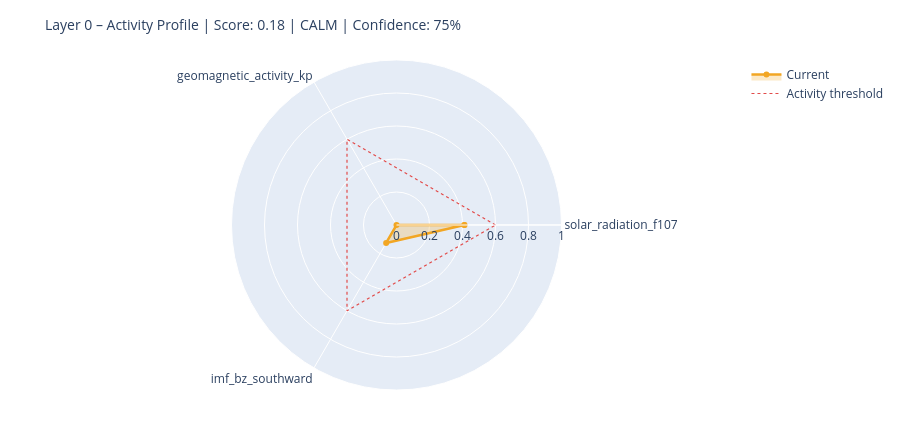

This figure's notebook cell:
### Markdown cell above
---
## 6. State Assessment & Handoff to Layer 1

### Code cell
# ============================================================
# STEP 1 – Collect raw values with source modes
# Mode: 'primary' | 'fallback_3h' | 'last_valid' | 'missing'
# ============================================================

def safe_last(df, col):
    if df is None or col not in df.columns: return None
    s = df[col].dropna()
    return float(s.iloc[-1]) if not s.empty else None

f107_now = safe_last(df_f107, 'f10.7')
bz_now   = safe_last(df_mag,  'bz_gsm')
kp_now   = safe_last(df_kp,   'kp')
sw_now   = safe_last(df_sw,   'speed')

source_modes = {
    'F10.7':    'primary'  if f107_now is not None else 'missing',
    'Kp':       'primary'  if kp_now   is not None else 'missing',
    'IMF_Bz':   'primary'  if bz_now   is not None else 'missing',
    'SW_speed': 'primary'  if sw_now   is not None else 'missing',
}

# Kp Fallback – 3h endpoint
if kp_now is None:
    try:
        r = requests.get(
            'https://services.swpc.noaa.gov/json/noaa-planetary-k-index.json',
            timeout=10)
        r.raise_for_status()
        fb = pd.DataFrame(r.json())
        tc = next((c for c in fb.columns if 'time' in c.lower()), fb.columns[0])
        kc = next((c for c in fb.columns if 'kp' in c.lower() and c != tc), None)
        if kc:
            fb[kc] = fb[kc].astype(str).str.extract(r'([0-9]+(?:\.[0-9]*)?)')[0]
            fb[kc] = pd.to_numeric(fb[kc], errors='coerce')
            fb = fb[fb[kc] >= 0].dropna(subset=[kc])
            if not fb.empty:
                kp_now = float(fb[kc].iloc[-1])
                source_modes['Kp'] = 'fallback_3h'
                print(f'  Kp fallback (3h): {kp_now:.1f}')
    except Exception as e:
        print(f'  Kp fallback failed: {e}')

# Solar Wind Fallback – last valid value
if sw_now is None and df_sw is not None and 'speed' in df_sw.columns:
    s = df_sw['speed'].dropna()
    if not s.empty:
        sw_now = float(s.iloc[-1])
        source_modes['SW_speed'] = 'last_valid'
        print(f'  SW fallback (last_valid): {sw_now:.0f} km/s')

print()
print('Source modes:', source_modes)

# ============================================================
# STEP 2 – Score from available components only
# ============================================================

def norm(v, lo, hi):
    if v is None: return None
    return max(0.0, min(1.0, (v - lo) / (hi - lo)))

COMPONENTS = {
    'solar_radiation_f107':    (f107_now, norm(f107_now, 60, 250)),
    'geomagnetic_activity_kp': (kp_now,   norm(kp_now,   0,   9)),
    'imf_bz_southward':        (bz_now,   norm(-(bz_now or 0) if bz_now else None, -5, 30)
                                           if bz_now is not None else None),
    'solar_wind_speed':        (sw_now,   norm(sw_now, 300, 800)),
}

available   = {k: v[1] for k, v in COMPONENTS.items() if v[1] is not None}
unavailable = [k for k, v in COMPONENTS.items() if v[1] is None]

layer0_score = round(sum(available.values()) / len(available), 4) if available else None
confidence   = round(len(available) / len(COMPONENTS), 2)

level = ('unknown'  if layer0_score is None
         else 'calm'     if layer0_score < 0.3
         else 'moderate' if layer0_score < 0.6
         else 'active')

# ============================================================
# STEP 3 – Dominant Driver
# ============================================================

def dominant_driver(kp, f107, bz, sw):
    candidates = []
    if kp   is not None and kp   >= 4:   candidates.append(('geomagnetic',    kp / 9))
    if sw   is not None and sw   >= 500:  candidates.append(('solar_wind',     sw / 800))
    if bz   is not None and bz   <= -5:   candidates.append(('imf_southward',  abs(bz) / 30))
    if f107 is not None and f107 >= 150:  candidates.append(('solar_radiation',f107 / 250))
    return max(candidates, key=lambda x: x[1])[0] if candidates else 'none'

driver = dominant_driver(kp_now, f107_now, bz_now, sw_now)

# ============================================================
# STEP 4 – Downstream expectations
# ============================================================

def downstream_expectation(driver, score, kp, bz, f107):
    exp = {
        'magnetosphere':        'calm',
        'ionosphere':           'calm',
        'schumann_resonance':   'unchanged',
        'lithosphere_currents': 'low',
    }
    if driver == 'geomagnetic' or (kp and kp >= 5):
        exp['magnetosphere']        = 'compressed / storm'
        exp['ionosphere']           = 'elevated disturbance (TEC variability)'
        exp['schumann_resonance']   = 'elevated amplitude possible'
        exp['lithosphere_currents'] = 'elevated induction currents'
    elif driver == 'imf_southward' or (bz and bz <= -5):
        exp['magnetosphere']        = 'energy coupling active'
        exp['ionosphere']           = 'elevated electron density possible'
        exp['schumann_resonance']   = 'slight modulation possible'
    elif driver == 'solar_radiation' or (f107 and f107 >= 150):
        exp['ionosphere']           = 'elevated ionization (F-layer)'
        exp['schumann_resonance']   = 'slightly elevated background activity'
    return exp

downstream = downstream_expectation(driver, layer0_score, kp_now, bz_now, f107_now)

# ============================================================
# CONSOLE OUTPUT
# ============================================================

W = 58
print('=' * W)
print('LAYER 0 – STATE ASSESSMENT')
print('=' * W)
for name, (raw_v, score_v) in COMPONENTS.items():
    if score_v is not None:
        bar = '█' * int(score_v * 20) + '░' * (20 - int(score_v * 20))
        print(f'  {name:<35}  {bar}  {score_v:.2f}')
    else:
        print(f'  {name:<35}  {"─" * 20}  n/a')
print('-' * W)
print(f'  Score ({len(available)}/{len(COMPONENTS)} components):  {layer0_score:.3f}')
print(f'  Confidence:         {confidence:.0%}')
print(f'  Level:              {level.upper()}')
print(f'  Dominant Driver:    {driver}')

# Radar chart
cats = list(available.keys())
vals = list(available.values())
if len(cats) >= 3:
    fig = go.Figure()
    fig.add_trace(go.Scatterpolar(
        r=vals + [vals[0]], theta=cats + [cats[0]],
        fill='toself', fillcolor='rgba(242,166,35,0.25)',
        line=dict(color='#F2A623', width=2.5), name='Current'
    ))
    fig.add_trace(go.Scatterpolar(
        r=[0.6] * (len(cats) + 1), theta=cats + [cats[0]],
        line=dict(color='#E24B4A', dash='dot', width=1.2),
        mode='lines', name='Activity threshold'
    ))
    fig.update_layout(
        title=dict(text=f'Layer 0 – Activity Profile | Score: {layer0_score:.2f} | {level.upper()} | Confidence: {confidence:.0%}',
                   font=dict(size=14)),
        polar=dict(radialaxis=dict(visible=True, range=[0, 1])),
        height=430, showlegend=True,
        margin=dict(l=60, r=60, t=60, b=40)
    )
    fig.show()

### Figure 1 — Plotly figure (JSON) as saved in the notebook; plotly's stock layout.template omitted (floating-point values rounded to 4 significant figures)
{"data": [{"fill": "toself", "fillcolor": "rgba(242,166,35,0.25)", "line": {"color": "#F2A623", "width": 2.5}, "name": "Current", "r": [0.4116, 0.0, 0.1254, 0.4116], "theta": ["solar_radiation_f107", "geomagnetic_activity_kp", "imf_bz_southward", "solar_radiation_f107"], "type": "scatterpolar"}, {"line": {"color": "#E24B4A", "dash": "dot", "width": 1.2}, "mode": "lines", "name": "Activity threshold", "r": [0.6, 0.6, 0.6, 0.6], "theta": ["solar_radiation_f107", "geomagnetic_activity_kp", "imf_bz_southward", "solar_radiation_f107"], "type": "scatterpolar"}], "layout": {"height": 430, "margin": {"b": 40, "l": 60, "r": 60, "t": 60}, "polar": {"radialaxis": {"range": [0, 1], "visible": true}}, "showlegend": true, "title": {"font": {"size": 14}, "text": "Layer 0 – Activity Profile | Score: 0.18 | CALM | Confidence: 75%"}}}
